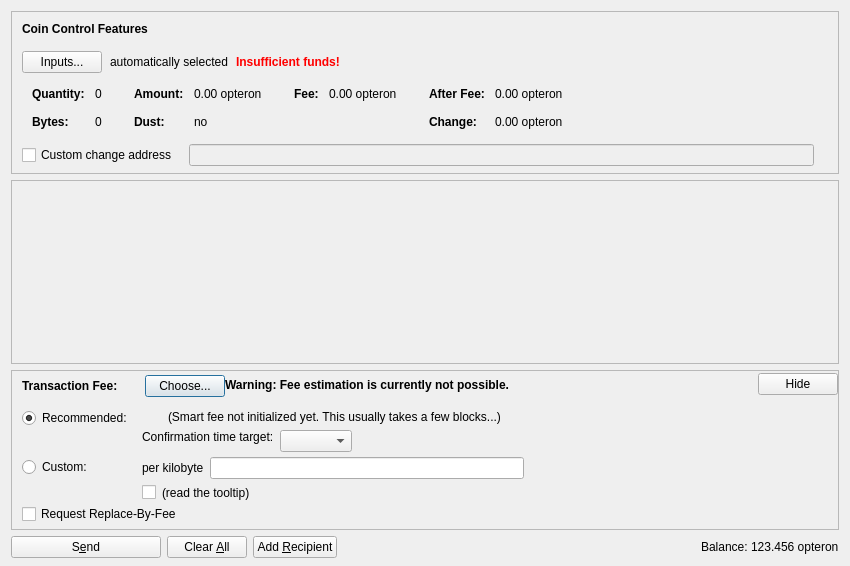
<?xml version="1.0" encoding="UTF-8"?>
<ui version="4.0">
 <class>SendCoinsDialog</class>
 <widget class="QDialog" name="SendCoinsDialog">
  <property name="geometry">
   <rect>
    <x>0</x>
    <y>0</y>
    <width>850</width>
    <height>566</height>
   </rect>
  </property>
  <property name="windowTitle">
   <string>Send Coins</string>
  </property>
  <layout class="QVBoxLayout" name="verticalLayout" stretch="0,1,0,0">
   <property name="bottomMargin">
    <number>8</number>
   </property>
   <item>
    <widget class="QFrame" name="frameCoinControl">
     <property name="sizePolicy">
      <sizepolicy hsizetype="Expanding" vsizetype="Expanding">
       <horstretch>0</horstretch>
       <verstretch>0</verstretch>
      </sizepolicy>
     </property>
     <property name="maximumSize">
      <size>
       <width>16777215</width>
       <height>16777215</height>
      </size>
     </property>
     <property name="frameShape">
      <enum>QFrame::StyledPanel</enum>
     </property>
     <property name="frameShadow">
      <enum>QFrame::Sunken</enum>
     </property>
     <layout class="QVBoxLayout" name="verticalLayoutCoinControl2">
      <property name="spacing">
       <number>0</number>
      </property>
      <property name="leftMargin">
       <number>0</number>
      </property>
      <property name="topMargin">
       <number>0</number>
      </property>
      <property name="rightMargin">
       <number>0</number>
      </property>
      <property name="bottomMargin">
       <number>6</number>
      </property>
      <item>
       <layout class="QVBoxLayout" name="verticalLayoutCoinControl" stretch="0,0,0,0,1">
        <property name="spacing">
         <number>0</number>
        </property>
        <property name="leftMargin">
         <number>10</number>
        </property>
        <property name="topMargin">
         <number>10</number>
        </property>
        <item>
         <layout class="QHBoxLayout" name="horizontalLayoutCoinControl1">
          <property name="bottomMargin">
           <number>15</number>
          </property>
          <item>
           <widget class="QLabel" name="labelCoinControlFeatures">
            <property name="sizePolicy">
             <sizepolicy hsizetype="Preferred" vsizetype="Maximum">
              <horstretch>0</horstretch>
              <verstretch>0</verstretch>
             </sizepolicy>
            </property>
            <property name="font">
             <font>
              <weight>75</weight>
              <bold>true</bold>
             </font>
            </property>
            <property name="styleSheet">
             <string notr="true">font-weight:bold;</string>
            </property>
            <property name="text">
             <string>Coin Control Features</string>
            </property>
           </widget>
          </item>
         </layout>
        </item>
        <item>
         <layout class="QHBoxLayout" name="horizontalLayoutCoinControl2" stretch="0,0,0,0">
          <property name="spacing">
           <number>8</number>
          </property>
          <property name="bottomMargin">
           <number>10</number>
          </property>
          <item>
           <widget class="QPushButton" name="pushButtonCoinControl">
            <property name="styleSheet">
             <string notr="true"/>
            </property>
            <property name="text">
             <string>Inputs...</string>
            </property>
            <property name="autoDefault">
             <bool>false</bool>
            </property>
           </widget>
          </item>
          <item>
           <widget class="QLabel" name="labelCoinControlAutomaticallySelected">
            <property name="text">
             <string>automatically selected</string>
            </property>
            <property name="margin">
             <number>5</number>
            </property>
           </widget>
          </item>
          <item>
           <widget class="QLabel" name="labelCoinControlInsuffFunds">
            <property name="font">
             <font>
              <weight>75</weight>
              <bold>true</bold>
             </font>
            </property>
            <property name="styleSheet">
             <string notr="true">color:red;font-weight:bold;</string>
            </property>
            <property name="text">
             <string>Insufficient funds!</string>
            </property>
            <property name="margin">
             <number>5</number>
            </property>
           </widget>
          </item>
          <item>
           <spacer name="horizontalSpacerCoinControl">
            <property name="orientation">
             <enum>Qt::Horizontal</enum>
            </property>
            <property name="sizeHint" stdset="0">
             <size>
              <width>40</width>
              <height>1</height>
             </size>
            </property>
           </spacer>
          </item>
         </layout>
        </item>
        <item>
         <widget class="QWidget" name="widgetCoinControl" native="true">
          <property name="sizePolicy">
           <sizepolicy hsizetype="Preferred" vsizetype="Preferred">
            <horstretch>0</horstretch>
            <verstretch>0</verstretch>
           </sizepolicy>
          </property>
          <property name="minimumSize">
           <size>
            <width>0</width>
            <height>0</height>
           </size>
          </property>
          <property name="styleSheet">
           <string notr="true"/>
          </property>
          <layout class="QHBoxLayout" name="horizontalLayoutCoinControl5">
           <property name="leftMargin">
            <number>0</number>
           </property>
           <property name="topMargin">
            <number>0</number>
           </property>
           <property name="rightMargin">
            <number>0</number>
           </property>
           <property name="bottomMargin">
            <number>0</number>
           </property>
           <item>
            <layout class="QHBoxLayout" name="horizontalLayoutCoinControl3" stretch="0,0,0,1">
             <property name="spacing">
              <number>20</number>
             </property>
             <property name="topMargin">
              <number>0</number>
             </property>
             <property name="bottomMargin">
              <number>10</number>
             </property>
             <item>
              <layout class="QFormLayout" name="formLayoutCoinControl1">
               <property name="horizontalSpacing">
                <number>10</number>
               </property>
               <property name="verticalSpacing">
                <number>14</number>
               </property>
               <property name="leftMargin">
                <number>10</number>
               </property>
               <property name="topMargin">
                <number>4</number>
               </property>
               <property name="rightMargin">
                <number>6</number>
               </property>
               <item row="0" column="0">
                <widget class="QLabel" name="labelCoinControlQuantityText">
                 <property name="font">
                  <font>
                   <weight>75</weight>
                   <bold>true</bold>
                  </font>
                 </property>
                 <property name="text">
                  <string>Quantity:</string>
                 </property>
                 <property name="margin">
                  <number>0</number>
                 </property>
                </widget>
               </item>
               <item row="0" column="1">
                <widget class="QLabel" name="labelCoinControlQuantity">
                 <property name="cursor">
                  <cursorShape>IBeamCursor</cursorShape>
                 </property>
                 <property name="contextMenuPolicy">
                  <enum>Qt::ActionsContextMenu</enum>
                 </property>
                 <property name="text">
                  <string notr="true">0</string>
                 </property>
                 <property name="margin">
                  <number>0</number>
                 </property>
                 <property name="textInteractionFlags">
                  <set>Qt::LinksAccessibleByMouse|Qt::TextSelectableByKeyboard|Qt::TextSelectableByMouse</set>
                 </property>
                </widget>
               </item>
               <item row="1" column="0">
                <widget class="QLabel" name="labelCoinControlBytesText">
                 <property name="font">
                  <font>
                   <weight>75</weight>
                   <bold>true</bold>
                  </font>
                 </property>
                 <property name="text">
                  <string>Bytes:</string>
                 </property>
                </widget>
               </item>
               <item row="1" column="1">
                <widget class="QLabel" name="labelCoinControlBytes">
                 <property name="cursor">
                  <cursorShape>IBeamCursor</cursorShape>
                 </property>
                 <property name="contextMenuPolicy">
                  <enum>Qt::ActionsContextMenu</enum>
                 </property>
                 <property name="text">
                  <string notr="true">0</string>
                 </property>
                 <property name="textInteractionFlags">
                  <set>Qt::LinksAccessibleByMouse|Qt::TextSelectableByKeyboard|Qt::TextSelectableByMouse</set>
                 </property>
                </widget>
               </item>
              </layout>
             </item>
             <item>
              <layout class="QFormLayout" name="formLayoutCoinControl2">
               <property name="horizontalSpacing">
                <number>10</number>
               </property>
               <property name="verticalSpacing">
                <number>14</number>
               </property>
               <property name="leftMargin">
                <number>6</number>
               </property>
               <property name="topMargin">
                <number>4</number>
               </property>
               <property name="rightMargin">
                <number>6</number>
               </property>
               <item row="0" column="0">
                <widget class="QLabel" name="labelCoinControlAmountText">
                 <property name="font">
                  <font>
                   <weight>75</weight>
                   <bold>true</bold>
                  </font>
                 </property>
                 <property name="text">
                  <string>Amount:</string>
                 </property>
                 <property name="margin">
                  <number>0</number>
                 </property>
                </widget>
               </item>
               <item row="0" column="1">
                <widget class="QLabel" name="labelCoinControlAmount">
                 <property name="cursor">
                  <cursorShape>IBeamCursor</cursorShape>
                 </property>
                 <property name="contextMenuPolicy">
                  <enum>Qt::ActionsContextMenu</enum>
                 </property>
                 <property name="text">
                  <string notr="true">0.00 opteron</string>
                 </property>
                 <property name="textInteractionFlags">
                  <set>Qt::LinksAccessibleByMouse|Qt::TextSelectableByKeyboard|Qt::TextSelectableByMouse</set>
                 </property>
                </widget>
               </item>
               <item row="1" column="0">
                <widget class="QLabel" name="labelCoinControlLowOutputText">
                 <property name="font">
                  <font>
                   <weight>75</weight>
                   <bold>true</bold>
                  </font>
                 </property>
                 <property name="text">
                  <string>Dust:</string>
                 </property>
                </widget>
               </item>
               <item row="1" column="1">
                <widget class="QLabel" name="labelCoinControlLowOutput">
                 <property name="cursor">
                  <cursorShape>IBeamCursor</cursorShape>
                 </property>
                 <property name="contextMenuPolicy">
                  <enum>Qt::ActionsContextMenu</enum>
                 </property>
                 <property name="text">
                  <string notr="true">no</string>
                 </property>
                 <property name="textInteractionFlags">
                  <set>Qt::LinksAccessibleByMouse|Qt::TextSelectableByKeyboard|Qt::TextSelectableByMouse</set>
                 </property>
                </widget>
               </item>
              </layout>
             </item>
             <item>
              <layout class="QFormLayout" name="formLayoutCoinControl3">
               <property name="horizontalSpacing">
                <number>10</number>
               </property>
               <property name="verticalSpacing">
                <number>14</number>
               </property>
               <property name="leftMargin">
                <number>6</number>
               </property>
               <property name="topMargin">
                <number>4</number>
               </property>
               <property name="rightMargin">
                <number>6</number>
               </property>
               <item row="0" column="0">
                <widget class="QLabel" name="labelCoinControlFeeText">
                 <property name="font">
                  <font>
                   <weight>75</weight>
                   <bold>true</bold>
                  </font>
                 </property>
                 <property name="text">
                  <string>Fee:</string>
                 </property>
                 <property name="margin">
                  <number>0</number>
                 </property>
                </widget>
               </item>
               <item row="0" column="1">
                <widget class="QLabel" name="labelCoinControlFee">
                 <property name="cursor">
                  <cursorShape>IBeamCursor</cursorShape>
                 </property>
                 <property name="contextMenuPolicy">
                  <enum>Qt::ActionsContextMenu</enum>
                 </property>
                 <property name="text">
                  <string notr="true">0.00 opteron</string>
                 </property>
                 <property name="textInteractionFlags">
                  <set>Qt::LinksAccessibleByMouse|Qt::TextSelectableByKeyboard|Qt::TextSelectableByMouse</set>
                 </property>
                </widget>
               </item>
              </layout>
             </item>
             <item>
              <layout class="QFormLayout" name="formLayoutCoinControl4">
               <property name="horizontalSpacing">
                <number>10</number>
               </property>
               <property name="verticalSpacing">
                <number>14</number>
               </property>
               <property name="leftMargin">
                <number>6</number>
               </property>
               <property name="topMargin">
                <number>4</number>
               </property>
               <property name="rightMargin">
                <number>6</number>
               </property>
               <item row="0" column="0">
                <widget class="QLabel" name="labelCoinControlAfterFeeText">
                 <property name="font">
                  <font>
                   <weight>75</weight>
                   <bold>true</bold>
                  </font>
                 </property>
                 <property name="text">
                  <string>After Fee:</string>
                 </property>
                 <property name="margin">
                  <number>0</number>
                 </property>
                </widget>
               </item>
               <item row="0" column="1">
                <widget class="QLabel" name="labelCoinControlAfterFee">
                 <property name="cursor">
                  <cursorShape>IBeamCursor</cursorShape>
                 </property>
                 <property name="contextMenuPolicy">
                  <enum>Qt::ActionsContextMenu</enum>
                 </property>
                 <property name="text">
                  <string notr="true">0.00 opteron</string>
                 </property>
                 <property name="textInteractionFlags">
                  <set>Qt::LinksAccessibleByMouse|Qt::TextSelectableByKeyboard|Qt::TextSelectableByMouse</set>
                 </property>
                </widget>
               </item>
               <item row="1" column="0">
                <widget class="QLabel" name="labelCoinControlChangeText">
                 <property name="font">
                  <font>
                   <weight>75</weight>
                   <bold>true</bold>
                  </font>
                 </property>
                 <property name="text">
                  <string>Change:</string>
                 </property>
                </widget>
               </item>
               <item row="1" column="1">
                <widget class="QLabel" name="labelCoinControlChange">
                 <property name="cursor">
                  <cursorShape>IBeamCursor</cursorShape>
                 </property>
                 <property name="contextMenuPolicy">
                  <enum>Qt::ActionsContextMenu</enum>
                 </property>
                 <property name="text">
                  <string notr="true">0.00 opteron</string>
                 </property>
                 <property name="textInteractionFlags">
                  <set>Qt::LinksAccessibleByMouse|Qt::TextSelectableByKeyboard|Qt::TextSelectableByMouse</set>
                 </property>
                </widget>
               </item>
              </layout>
             </item>
            </layout>
           </item>
          </layout>
         </widget>
        </item>
        <item>
         <layout class="QHBoxLayout" name="horizontalLayoutCoinControl4" stretch="0,0,0">
          <property name="spacing">
           <number>12</number>
          </property>
          <property name="sizeConstraint">
           <enum>QLayout::SetDefaultConstraint</enum>
          </property>
          <property name="topMargin">
           <number>5</number>
          </property>
          <property name="rightMargin">
           <number>5</number>
          </property>
          <item>
           <widget class="QCheckBox" name="checkBoxCoinControlChange">
            <property name="toolTip">
             <string>If this is activated, but the change address is empty or invalid, change will be sent to a newly generated address.</string>
            </property>
            <property name="text">
             <string>Custom change address</string>
            </property>
           </widget>
          </item>
          <item>
           <widget class="QValidatedLineEdit" name="lineEditCoinControlChange">
            <property name="enabled">
             <bool>false</bool>
            </property>
            <property name="sizePolicy">
             <sizepolicy hsizetype="Expanding" vsizetype="Fixed">
              <horstretch>0</horstretch>
              <verstretch>0</verstretch>
             </sizepolicy>
            </property>
           </widget>
          </item>
          <item>
           <widget class="QLabel" name="labelCoinControlChangeLabel">
            <property name="sizePolicy">
             <sizepolicy hsizetype="Preferred" vsizetype="Expanding">
              <horstretch>0</horstretch>
              <verstretch>0</verstretch>
             </sizepolicy>
            </property>
            <property name="minimumSize">
             <size>
              <width>0</width>
              <height>0</height>
             </size>
            </property>
            <property name="text">
             <string/>
            </property>
            <property name="margin">
             <number>3</number>
            </property>
           </widget>
          </item>
         </layout>
        </item>
        <item>
         <spacer name="verticalSpacerCoinControl">
          <property name="orientation">
           <enum>Qt::Vertical</enum>
          </property>
          <property name="sizeHint" stdset="0">
           <size>
            <width>800</width>
            <height>1</height>
           </size>
          </property>
         </spacer>
        </item>
       </layout>
      </item>
     </layout>
    </widget>
   </item>
   <item>
    <widget class="QScrollArea" name="scrollArea">
     <property name="widgetResizable">
      <bool>true</bool>
     </property>
     <widget class="QWidget" name="scrollAreaWidgetContents">
      <property name="geometry">
       <rect>
        <x>0</x>
        <y>0</y>
        <width>824</width>
        <height>69</height>
       </rect>
      </property>
      <layout class="QVBoxLayout" name="verticalLayout_2" stretch="0,1">
       <property name="leftMargin">
        <number>0</number>
       </property>
       <property name="topMargin">
        <number>0</number>
       </property>
       <property name="rightMargin">
        <number>0</number>
       </property>
       <property name="bottomMargin">
        <number>0</number>
       </property>
       <item>
        <layout class="QVBoxLayout" name="entries">
         <property name="spacing">
          <number>6</number>
         </property>
        </layout>
       </item>
       <item>
        <spacer name="verticalSpacer">
         <property name="orientation">
          <enum>Qt::Vertical</enum>
         </property>
         <property name="sizeHint" stdset="0">
          <size>
           <width>20</width>
           <height>40</height>
          </size>
         </property>
        </spacer>
       </item>
      </layout>
     </widget>
    </widget>
   </item>
   <item>
    <widget class="QFrame" name="frameFee">
     <property name="sizePolicy">
      <sizepolicy hsizetype="Expanding" vsizetype="Expanding">
       <horstretch>0</horstretch>
       <verstretch>0</verstretch>
      </sizepolicy>
     </property>
     <property name="maximumSize">
      <size>
       <width>16777215</width>
       <height>16777215</height>
      </size>
     </property>
     <property name="frameShape">
      <enum>QFrame::StyledPanel</enum>
     </property>
     <property name="frameShadow">
      <enum>QFrame::Sunken</enum>
     </property>
     <layout class="QVBoxLayout" name="verticalLayoutFee1">
      <property name="spacing">
       <number>0</number>
      </property>
      <property name="leftMargin">
       <number>0</number>
      </property>
      <property name="topMargin">
       <number>0</number>
      </property>
      <property name="rightMargin">
       <number>0</number>
      </property>
      <property name="bottomMargin">
       <number>0</number>
      </property>
      <item>
       <layout class="QVBoxLayout" name="verticalLayoutFee2" stretch="0,0,0">
        <property name="spacing">
         <number>0</number>
        </property>
        <property name="leftMargin">
         <number>10</number>
        </property>
        <property name="topMargin">
         <number>0</number>
        </property>
        <item>
         <layout class="QHBoxLayout" name="horizontalLayoutFee1">
          <property name="bottomMargin">
           <number>0</number>
          </property>
          <item>
           <layout class="QVBoxLayout" name="verticalLayoutFee7">
            <property name="spacing">
             <number>0</number>
            </property>
            <item>
             <spacer name="verticalSpacerSmartFee">
              <property name="orientation">
               <enum>Qt::Vertical</enum>
              </property>
              <property name="sizeType">
               <enum>QSizePolicy::Fixed</enum>
              </property>
              <property name="sizeHint" stdset="0">
               <size>
                <width>1</width>
                <height>4</height>
               </size>
              </property>
             </spacer>
            </item>
            <item>
             <layout class="QHBoxLayout" name="horizontalLayoutSmartFee">
              <property name="spacing">
               <number>10</number>
              </property>
              <item>
               <widget class="QLabel" name="labelFeeHeadline">
                <property name="sizePolicy">
                 <sizepolicy hsizetype="Preferred" vsizetype="Maximum">
                  <horstretch>0</horstretch>
                  <verstretch>0</verstretch>
                 </sizepolicy>
                </property>
                <property name="font">
                 <font>
                  <weight>75</weight>
                  <bold>true</bold>
                 </font>
                </property>
                <property name="styleSheet">
                 <string notr="true">font-weight:bold;</string>
                </property>
                <property name="text">
                 <string>Transaction Fee:</string>
                </property>
               </widget>
              </item>
              <item>
               <widget class="QLabel" name="labelFeeMinimized">
                <property name="text">
                 <string/>
                </property>
               </widget>
              </item>
              <item>
               <widget class="QPushButton" name="buttonChooseFee">
                <property name="text">
                 <string>Choose...</string>
                </property>
               </widget>
              </item>
             </layout>
            </item>
            <item>
             <spacer name="verticalSpacer_5">
              <property name="orientation">
               <enum>Qt::Vertical</enum>
              </property>
              <property name="sizeHint" stdset="0">
               <size>
                <width>1</width>
                <height>1</height>
               </size>
              </property>
             </spacer>
            </item>
           </layout>
          </item>
          <item>
           <widget class="QLabel" name="fallbackFeeWarningLabel">
            <property name="font">
             <font>
              <weight>75</weight>
              <bold>true</bold>
             </font>
            </property>
            <property name="toolTip">
             <string>Using the fallbackfee can result in sending a transaction that will take several hours or days (or never) to confirm. Consider choosing your fee manually or wait until you have validated the complete chain.</string>
            </property>
            <property name="text">
             <string>Warning: Fee estimation is currently not possible.</string>
            </property>
            <property name="wordWrap">
             <bool>false</bool>
            </property>
           </widget>
          </item>
          <item>
           <spacer name="horizontalSpacer_4">
            <property name="orientation">
             <enum>Qt::Horizontal</enum>
            </property>
            <property name="sizeType">
             <enum>QSizePolicy::MinimumExpanding</enum>
            </property>
            <property name="sizeHint" stdset="0">
             <size>
              <width>40</width>
              <height>20</height>
             </size>
            </property>
           </spacer>
          </item>
          <item>
           <widget class="QPushButton" name="buttonMinimizeFee">
            <property name="toolTip">
             <string>collapse fee-settings</string>
            </property>
            <property name="text">
             <string>Hide</string>
            </property>
           </widget>
          </item>
         </layout>
        </item>
        <item>
         <widget class="QFrame" name="frameFeeSelection">
          <layout class="QVBoxLayout" name="verticalLayoutFee12">
           <property name="spacing">
            <number>0</number>
           </property>
           <property name="leftMargin">
            <number>0</number>
           </property>
           <property name="topMargin">
            <number>0</number>
           </property>
           <property name="rightMargin">
            <number>0</number>
           </property>
           <property name="bottomMargin">
            <number>0</number>
           </property>
           <item>
            <layout class="QGridLayout" name="gridLayoutFee">
             <property name="topMargin">
              <number>10</number>
             </property>
             <property name="bottomMargin">
              <number>4</number>
             </property>
             <property name="horizontalSpacing">
              <number>10</number>
             </property>
             <property name="verticalSpacing">
              <number>4</number>
             </property>
             <item row="1" column="1">
              <layout class="QVBoxLayout" name="verticalLayoutFee8">
               <property name="spacing">
                <number>6</number>
               </property>
               <item>
                <layout class="QHBoxLayout" name="horizontalLayoutFee13">
                 <item>
                  <widget class="QLabel" name="labelCustomPerKilobyte">
                   <property name="toolTip">
                    <string>If the custom fee is set to 1000 satoshis and the transaction is only 250 bytes, then &quot;per kilobyte&quot; only pays 250 satoshis in fee, while &quot;total at least&quot; pays 1000 satoshis. For transactions bigger than a kilobyte both pay by kilobyte.</string>
                   </property>
                   <property name="text">
                    <string>per kilobyte</string>
                   </property>
                  </widget>
                 </item>
                 <item>
                  <widget class="opteronAmountField" name="customFee"/>
                 </item>
                 <item>
                  <spacer name="horizontalSpacer_6">
                   <property name="orientation">
                    <enum>Qt::Horizontal</enum>
                   </property>
                   <property name="sizeHint" stdset="0">
                    <size>
                     <width>1</width>
                     <height>1</height>
                    </size>
                   </property>
                  </spacer>
                 </item>
                </layout>
               </item>
               <item>
                <layout class="QHBoxLayout" name="horizontalLayoutFee8">
                 <item>
                  <widget class="QCheckBox" name="checkBoxMinimumFee">
                   <property name="toolTip">
                    <string>Paying only the minimum fee is just fine as long as there is less transaction volume than space in the blocks. But be aware that this can end up in a never confirming transaction once there is more demand for opteron transactions than the network can process.</string>
                   </property>
                   <property name="text">
                    <string/>
                   </property>
                  </widget>
                 </item>
                 <item>
                  <widget class="QLabel" name="labelMinFeeWarning">
                   <property name="enabled">
                    <bool>true</bool>
                   </property>
                   <property name="toolTip">
                    <string>Paying only the minimum fee is just fine as long as there is less transaction volume than space in the blocks. But be aware that this can end up in a never confirming transaction once there is more demand for opteron transactions than the network can process.</string>
                   </property>
                   <property name="text">
                    <string>(read the tooltip)</string>
                   </property>
                   <property name="margin">
                    <number>5</number>
                   </property>
                  </widget>
                 </item>
                 <item>
                  <spacer name="horizontalSpacer_2">
                   <property name="orientation">
                    <enum>Qt::Horizontal</enum>
                   </property>
                   <property name="sizeHint" stdset="0">
                    <size>
                     <width>1</width>
                     <height>1</height>
                    </size>
                   </property>
                  </spacer>
                 </item>
                </layout>
               </item>
              </layout>
             </item>
             <item row="0" column="0">
              <layout class="QVBoxLayout" name="verticalLayoutFee4" stretch="0,1">
               <item>
                <widget class="QRadioButton" name="radioSmartFee">
                 <property name="text">
                  <string>Recommended:</string>
                 </property>
                 <property name="checked">
                  <bool>true</bool>
                 </property>
                 <attribute name="buttonGroup">
                  <string notr="true">groupFee</string>
                 </attribute>
                </widget>
               </item>
               <item>
                <spacer name="verticalSpacer_2">
                 <property name="orientation">
                  <enum>Qt::Vertical</enum>
                 </property>
                 <property name="sizeHint" stdset="0">
                  <size>
                   <width>1</width>
                   <height>1</height>
                  </size>
                 </property>
                </spacer>
               </item>
              </layout>
             </item>
             <item row="1" column="0">
              <layout class="QVBoxLayout" name="verticalLayoutFee9" stretch="0,1">
               <item>
                <widget class="QRadioButton" name="radioCustomFee">
                 <property name="text">
                  <string>Custom:</string>
                 </property>
                 <attribute name="buttonGroup">
                  <string notr="true">groupFee</string>
                 </attribute>
                </widget>
               </item>
               <item>
                <spacer name="verticalSpacer_6">
                 <property name="orientation">
                  <enum>Qt::Vertical</enum>
                 </property>
                 <property name="sizeHint" stdset="0">
                  <size>
                   <width>1</width>
                   <height>1</height>
                  </size>
                 </property>
                </spacer>
               </item>
              </layout>
             </item>
             <item row="0" column="1">
              <layout class="QVBoxLayout" name="verticalLayoutFee3" stretch="0,0,1">
               <property name="spacing">
                <number>6</number>
               </property>
               <property name="topMargin">
                <number>2</number>
               </property>
               <item>
                <layout class="QHBoxLayout" name="horizontalLayoutFee12">
                 <item>
                  <widget class="QLabel" name="labelSmartFee">
                   <property name="text">
                    <string/>
                   </property>
                   <property name="margin">
                    <number>2</number>
                   </property>
                  </widget>
                 </item>
                 <item>
                  <widget class="QLabel" name="labelFeeEstimation">
                   <property name="text">
                    <string/>
                   </property>
                  </widget>
                 </item>
                 <item>
                  <widget class="QLabel" name="labelSmartFee2">
                   <property name="text">
                    <string>(Smart fee not initialized yet. This usually takes a few blocks...)</string>
                   </property>
                   <property name="margin">
                    <number>2</number>
                   </property>
                  </widget>
                 </item>
                 <item>
                  <spacer name="horizontalSpacer_5">
                   <property name="orientation">
                    <enum>Qt::Horizontal</enum>
                   </property>
                   <property name="sizeHint" stdset="0">
                    <size>
                     <width>1</width>
                     <height>1</height>
                    </size>
                   </property>
                  </spacer>
                 </item>
                </layout>
               </item>
               <item>
                <layout class="QHBoxLayout" name="horizontalLayoutFee9">
                 <item>
                  <layout class="QVBoxLayout" name="verticalLayoutFee6">
                   <item>
                    <widget class="QLabel" name="labelSmartFee3">
                     <property name="text">
                      <string>Confirmation time target:</string>
                     </property>
                     <property name="margin">
                      <number>2</number>
                     </property>
                    </widget>
                   </item>
                   <item>
                    <spacer name="verticalSpacer_3">
                     <property name="orientation">
                      <enum>Qt::Vertical</enum>
                     </property>
                     <property name="sizeHint" stdset="0">
                      <size>
                       <width>1</width>
                       <height>1</height>
                      </size>
                     </property>
                    </spacer>
                   </item>
                  </layout>
                 </item>
                 <item>
                  <layout class="QVBoxLayout" name="verticalLayoutFee5">
                   <property name="rightMargin">
                    <number>30</number>
                   </property>
                   <item>
                    <layout class="QHBoxLayout" name="horizontalLayoutConfTarget">
                     <property name="bottomMargin">
                      <number>0</number>
                     </property>
                     <item>
                      <widget class="QComboBox" name="confTargetSelector"/>
                     </item>
                     <item>
                      <spacer name="horizontalSpacerConfTarget">
                       <property name="orientation">
                        <enum>Qt::Horizontal</enum>
                       </property>
                       <property name="sizeHint" stdset="0">
                        <size>
                         <width>40</width>
                         <height>20</height>
                        </size>
                       </property>
                      </spacer>
                     </item>
                    </layout>
                   </item>
                  </layout>
                 </item>
                </layout>
               </item>
               <item>
                <spacer name="verticalSpacer_4">
                 <property name="orientation">
                  <enum>Qt::Vertical</enum>
                 </property>
                 <property name="sizeHint" stdset="0">
                  <size>
                   <width>1</width>
                   <height>1</height>
                  </size>
                 </property>
                </spacer>
               </item>
              </layout>
             </item>
            </layout>
           </item>
           <item>
            <widget class="QCheckBox" name="optInRBF">
             <property name="toolTip">
              <string>Indicates that the sender may wish to replace this transaction with a new one paying higher fees (prior to being confirmed).</string>
             </property>
             <property name="text">
              <string>Request Replace-By-Fee</string>
             </property>
            </widget>
           </item>
          </layout>
         </widget>
        </item>
        <item>
         <spacer name="verticalSpacerFee">
          <property name="orientation">
           <enum>Qt::Vertical</enum>
          </property>
          <property name="sizeHint" stdset="0">
           <size>
            <width>40</width>
            <height>5</height>
           </size>
          </property>
         </spacer>
        </item>
       </layout>
      </item>
     </layout>
    </widget>
   </item>
   <item>
    <layout class="QHBoxLayout" name="horizontalLayout">
     <item>
      <widget class="QPushButton" name="sendButton">
       <property name="minimumSize">
        <size>
         <width>150</width>
         <height>0</height>
        </size>
       </property>
       <property name="toolTip">
        <string>Confirm the send action</string>
       </property>
       <property name="text">
        <string>S&amp;end</string>
       </property>
       <property name="icon">
        <iconset>
         <normaloff>:/icons/send</normaloff>:/icons/send</iconset>
       </property>
       <property name="autoDefault">
        <bool>false</bool>
       </property>
       <property name="default">
        <bool>false</bool>
       </property>
      </widget>
     </item>
     <item>
      <widget class="QPushButton" name="clearButton">
       <property name="sizePolicy">
        <sizepolicy hsizetype="Minimum" vsizetype="Fixed">
         <horstretch>0</horstretch>
         <verstretch>0</verstretch>
        </sizepolicy>
       </property>
       <property name="toolTip">
        <string>Clear all fields of the form.</string>
       </property>
       <property name="text">
        <string>Clear &amp;All</string>
       </property>
       <property name="icon">
        <iconset>
         <normaloff>:/icons/remove</normaloff>:/icons/remove</iconset>
       </property>
       <property name="autoDefault">
        <bool>false</bool>
       </property>
      </widget>
     </item>
     <item>
      <widget class="QPushButton" name="addButton">
       <property name="toolTip">
        <string>Send to multiple recipients at once</string>
       </property>
       <property name="text">
        <string>Add &amp;Recipient</string>
       </property>
       <property name="icon">
        <iconset>
         <normaloff>:/icons/add</normaloff>:/icons/add</iconset>
       </property>
       <property name="autoDefault">
        <bool>false</bool>
       </property>
      </widget>
     </item>
     <item>
      <spacer name="horizontalSpacer">
       <property name="orientation">
        <enum>Qt::Horizontal</enum>
       </property>
       <property name="sizeHint" stdset="0">
        <size>
         <width>40</width>
         <height>20</height>
        </size>
       </property>
      </spacer>
     </item>
     <item>
      <layout class="QHBoxLayout" name="horizontalLayout_2">
       <property name="spacing">
        <number>3</number>
       </property>
       <item>
        <widget class="QLabel" name="label">
         <property name="sizePolicy">
          <sizepolicy hsizetype="Preferred" vsizetype="Fixed">
           <horstretch>0</horstretch>
           <verstretch>0</verstretch>
          </sizepolicy>
         </property>
         <property name="text">
          <string>Balance:</string>
         </property>
        </widget>
       </item>
       <item>
        <widget class="QLabel" name="labelBalance">
         <property name="sizePolicy">
          <sizepolicy hsizetype="Preferred" vsizetype="Fixed">
           <horstretch>0</horstretch>
           <verstretch>0</verstretch>
          </sizepolicy>
         </property>
         <property name="cursor">
          <cursorShape>IBeamCursor</cursorShape>
         </property>
         <property name="text">
          <string notr="true">123.456 opteron</string>
         </property>
         <property name="textInteractionFlags">
          <set>Qt::LinksAccessibleByMouse|Qt::TextSelectableByKeyboard|Qt::TextSelectableByMouse</set>
         </property>
        </widget>
       </item>
      </layout>
     </item>
    </layout>
   </item>
  </layout>
 </widget>
 <customwidgets>
  <customwidget>
   <class>QValidatedLineEdit</class>
   <extends>QLineEdit</extends>
   <header>qvalidatedlineedit.h</header>
  </customwidget>
  <customwidget>
   <class>opteronAmountField</class>
   <extends>QLineEdit</extends>
   <header>opteronamountfield.h</header>
   <container>1</container>
  </customwidget>
 </customwidgets>
 <resources>
  <include location="../opteron.qrc"/>
 </resources>
 <connections/>
 <buttongroups>
  <buttongroup name="groupFee"/>
 </buttongroups>
</ui>
